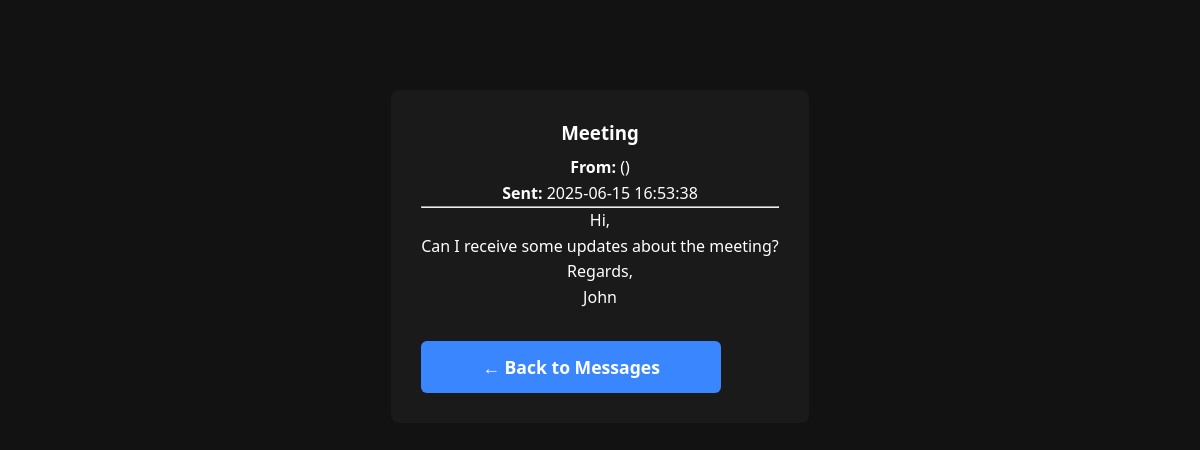
Screenshot of /admin_view_message.php?id=8 (signed in) with the database file from the repository.
### tables this page shows
CREATE TABLE `messages` (
  `id` int(11) NOT NULL,
  `thread_id` int(11) DEFAULT NULL,
  `full_name` varchar(100) NOT NULL,
  `email` varchar(100) NOT NULL,
  `subject` varchar(150) DEFAULT NULL,
  `message` text NOT NULL,
  `created_at` timestamp NOT NULL DEFAULT current_timestamp(),
  `status` enum('unread','read') DEFAULT 'unread',
  `user_id` int(11) NOT NULL,
  `sender_role` enum('user','admin') NOT NULL DEFAULT 'user',
  `receiver_role` enum('user','admin') DEFAULT 'admin'
);

### admin_view_message.php (the view, shortened to what this page needs)
<?php
require 'backend/db.php';
$id = $_GET['id'] ?? null;
$pdo->prepare("UPDATE messages SET status = 'read' WHERE id = ?")->execute([$id]);
$stmt = $pdo->prepare("SELECT * FROM messages WHERE id = ?");
$stmt->execute([$id]);
$msg = $stmt->fetch();
?>
<!DOCTYPE html>
<html>
<head>
  <link rel="stylesheet" href="css/style.css">
</head>
<body>
<div class="message-box">
  <h3><?php echo htmlspecialchars($msg['subject']); ?></h3>
  <p><strong>From:</strong> <?php echo htmlspecialchars($msg['full_name']); ?> (<?php echo htmlspecialchars($msg['email']); ?>)</p>
  <p><strong>Sent:</strong> <?php echo $msg['created_at']; ?></p>
  <hr>
  <p><?php echo nl2br(htmlspecialchars($msg['message'])); ?></p>
  <div class="btn-row">
    <a href="admin_dashboard.php?section=messages" class="main-btn">← Back to Messages</a>
  </div>
</div>
</body>
</html>

### css/style.css (style rules this page uses)
* { margin: 0; padding: 0; box-sizing: border-box; }
body { background-color: #121212; color: #f1f1f1; font-family: 'Segoe UI', Tahoma, Geneva, Verdana, sans-serif; display: flex; flex-direction: column; align-items: center; justify-content: flex-start; min-height: 100vh; padding: 40px 20px; text-align: center; width: 100%; max-width: 100%; overflow-x: auto; }
.main-btn { display: flex; justify-content: center; align-items: center; flex: 1 1 150px; padding: 14px 30px; background-color: #3a86ff; color: white; font-size: 1.1em; font-weight: bold; border: none; border-radius: 6px; cursor: pointer; text-align: center; text-decoration: none; transition: background-color 0.3s ease, transform 0.3s ease; min-width: 250px; max-width: 300px; }
a { color: #3a86ff; text-decoration: none; font-weight: bold; }
body, html { width: 100%; max-width: 100%; overflow-x: auto; }

### admin_view_message.php (style rules this page uses)
.message-box { max-width: 800px; margin: 50px auto; background: #1a1a1a; color: white; padding: 30px; border-radius: 8px; }
.message-box h3 { margin-bottom: 10px; }
.message-box p { line-height: 1.6; }
.btn-row { text-align: center; margin-top: 30px; }

### rows the page displays
messages: subject "Meeting", created_at "2025-06-15 16:53:38", message "Hi, Can I receive some updates about the meeting? Regards, John"
